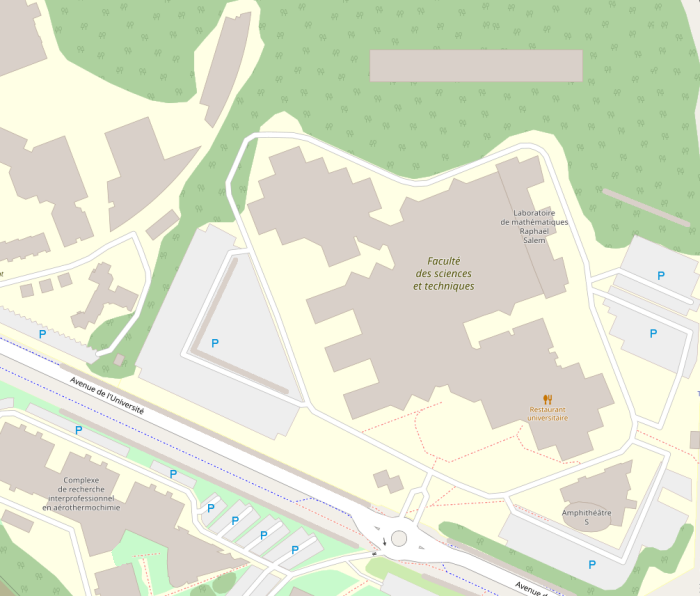
#> input picture TAI/Tp2/outdoorMap.png, 700 x 596 px
$ jupyter execute notebook.ipynb
#> lines starting #> are read from the running program, lines starting #| are printed output that depends on the picture; after the words box and inside, x2 and y2 are one past the last pixel; in counts of white or black regions, pixels touching at a corner belong together
[cell 1]
import numpy as np
import cv2 as cv
import matplotlib.pyplot as plt

[cell 2]
image =cv.imread('outdoorMap.png')
#> image is the input picture: shape (596, 700, 3); mean B, G, R 204.9, 227.2, 220.1
image=cv.cvtColor(image,cv.COLOR_BGR2RGB)

[cell 3]
plt.imshow(image,cmap='gray')

[cell 4]
mur=image[50,20]
#> mur = [217, 208, 201]
mur
#> Out = [217, 208, 201]

[cell 5]
for i in range(0,image.shape[0]):
    for j in range(0,image.shape[1]):
        if np.all(image[i,j]==[217, 208, 201]):
            image[i,j]=[0,0,0]
        else:
            image[i,j]=[255,255,255]
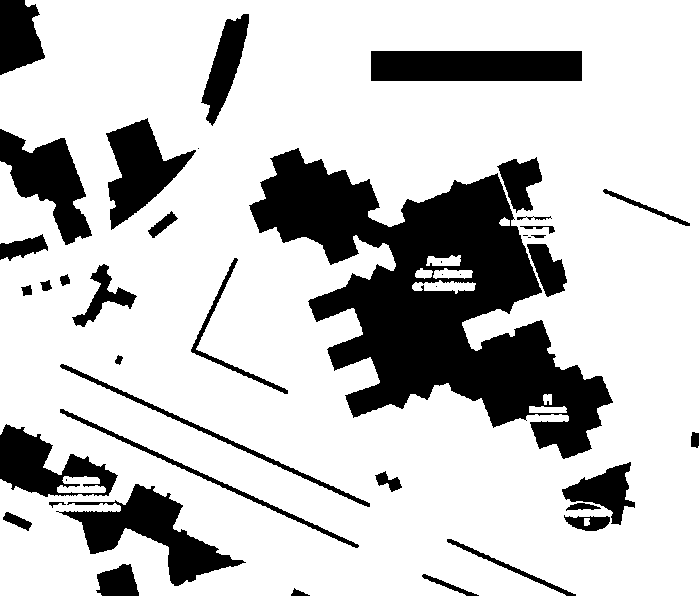
#> image: shape (596, 700, 3); 77.8% white; 43 black regions (8 under 20 px), largest, box (x1, y1, x2, y2) and area: (249, 148, 613, 459) 46491, (371, 51, 582, 81) 6330, (56, 484, 246, 586) 6297

[cell 6]
plt.imshow(image)

[cell 7]
im=image.copy()

[cell 8]
#Inverser l'image
for i in range(0,im.shape[0]):
    for j in range(0,im.shape[1]):
        if (im[i,j]==[0,0,0]).all():
            im[i,j]=[255,255,255]
        else:
            im[i,j]=[0,0,0]

[cell 9]
plt.imshow(im)

[cell 10]
im_dilate=cv.dilate(im,kernel=np.ones((11,11)))
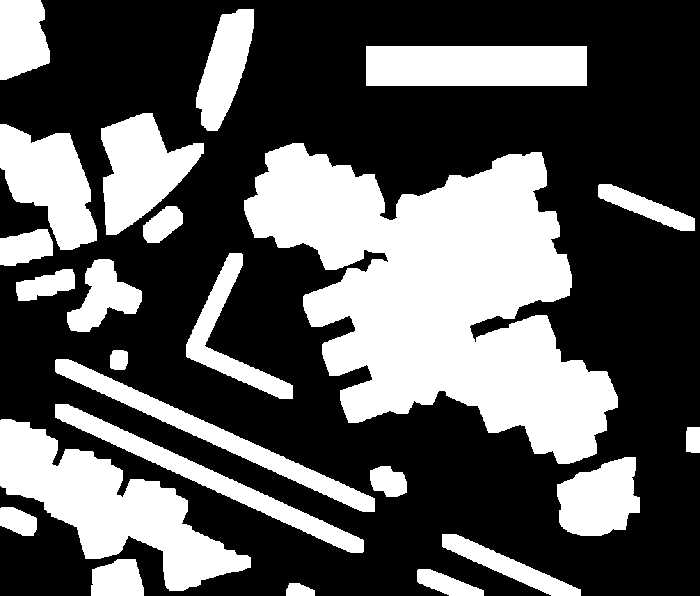
#> im_dilate: shape (596, 700, 3); 35.8% white; 24 white regions, largest, box (x1, y1, x2, y2) and area: (244, 143, 618, 464) 65251, (0, 419, 251, 591) 16939, (366, 46, 587, 86) 8840
plt.imshow(im_dilate)

[cell 11]
nouv_pix=cv.subtract(im_dilate,im)
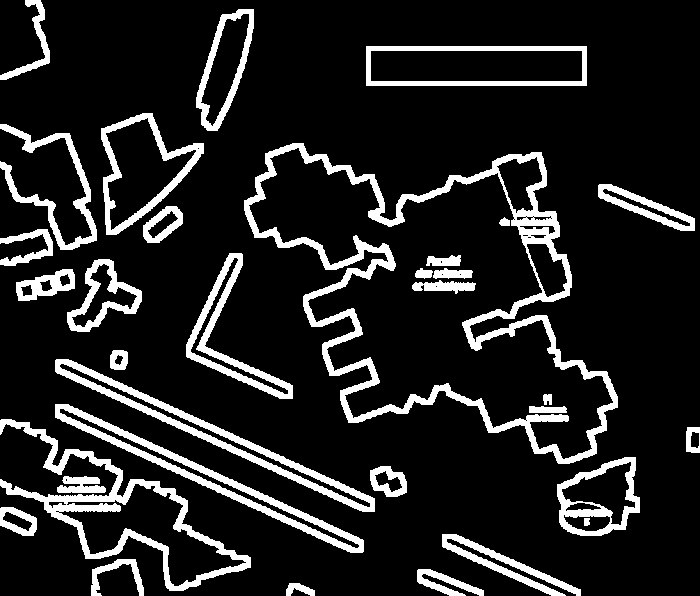
#> nouv_pix: shape (596, 700, 3); 13.6% white; 33 white regions, largest, box (x1, y1, x2, y2) and area: (244, 143, 618, 464) 14256, (0, 419, 251, 591) 5877, (55, 359, 375, 512) 4630
nouv_pix=np.all(nouv_pix==[255,255,255],axis=-1)

[cell 12]
image[nouv_pix]=[0,255,0]
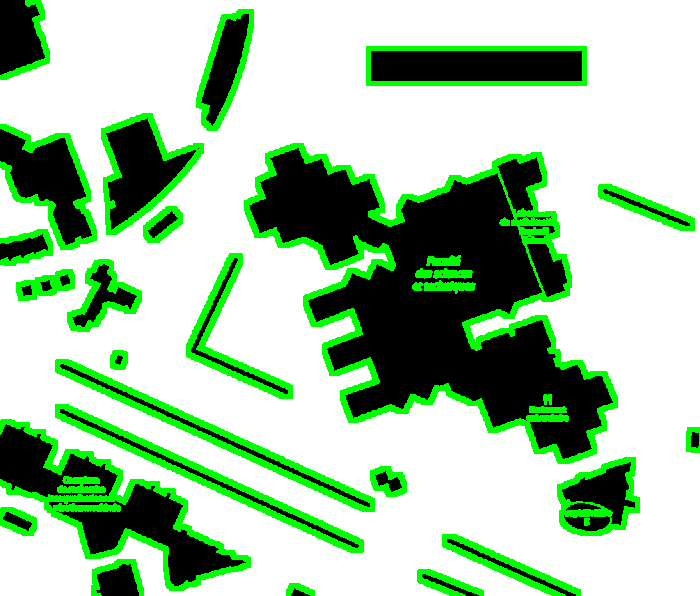
#> image: shape (596, 700, 3); 13.63% of pixels changed, all inside (x1, y1, x2, y2) = (0, 0, 700, 596)

[cell 13]
plt.imshow(image,cmap='gray')

# Une classe Point qui materialise les pixel

[cell 14]
class Point:
    def __init__(self,coord):
        self.coord=coord
        self.h=0
        self.connex=[(self.coord[0],self.coord[1]+1),(self.coord[0],self.coord[1]-1),(self.coord[0]+1,self.coord[1]),(self.coord[0]-1,self.coord[1])]
        self.connex_8=[(self.coord[0],self.coord[1]+1),(self.coord[0],self.coord[1]-1),(self.coord[0]+1,self.coord[1]),(self.coord[0]-1,self.coord[1]),
                     (self.coord[0]-1,self.coord[1]-1),(self.coord[0]-1,self.coord[1]+1),(self.coord[0]+1,self.coord[1]+1),(self.coord[0]+1,self.coord[1]-1) ]
    def __eq__(self,other:object)->bool:
        return self.coord[0]==other.coord[0] and self.coord[1]==other.coord[1]
    def __hash__(self)->int:
        return self.coord[0]+self.coord[1]
    def distance(self,p):
            i=np.array(self.coord)
            j=np.array(p.coord)
            return np.sqrt(sum(i-j)**2)

# Algorithme graphe Trasversal

[cell 15]
def graphe_Traversale(image,start:Point,end:Point):
    M=np.ones((image.shape[0],image.shape[1]))*1000000
    M[start.coord]=0
    l=[]
    l.append(start)
    while len(l)!=0 and l[0]!=end:
        p0=l[0]
        l.remove(p0)
        for p in p0.connex :
            pix=Point(p)
            if p[0]>-1 and p[1]>-1 and p[0]<image.shape[0] and p[1]<image.shape[1] :
                        if np.all(image[p[0],p[1]]==[255,255,255]):
                                if M[p0.coord]+1 < M[pix.coord]:
                                     M[pix.coord]=M[p0.coord]+1
                                     l.append(pix)
    if M[end.coord]==1000000:
        raise Exception('Pas de chemin possible')
    else:
        path=[]
        po=end
        while po!=start:
            pmin=Point(po.connex_8[0])
            for p in po.connex_8:
                if M[p]<M[pmin.coord]:
                    pmin=Point(p)
            po=pmin
            path.append(pmin)
    return path

# Algorithme A*

[cell 16]
def Algorithme_A_Etoile(image,start:Point,end:Point):
    M=np.ones((image.shape[0],image.shape[1]))*1000000
    M[start.coord]=0
    l=[]
    l.append(start)
    while len(l)!=0 and l[0]!=end:
        p0=l[0]
        l.remove(p0)
        for p in p0.connex :
            pix=Point(p)
            if p[0]>-1 and p[1]>-1 and p[0]<image.shape[0] and p[1]<image.shape[1] :
                        if np.all(image[p[0],p[1]]==[255,255,255]):
                                if M[p0.coord]+1 < M[pix.coord]:
                                     M[pix.coord]=M[p0.coord]+1
                                     pix.h=M[pix.coord]+ pix.distance(end)
                                     l.append(pix)
        l.sort(key=lambda x: x.h)
    if M[end.coord]==1000000:
        raise Exception('Pas de chemin possible')
    else:
        path=[]
        po=end
        while po!=start:
            pmin=Point(po.connex_8[0])
            for p in po.connex_8:
                if M[p]<M[pmin.coord]:
                    pmin=Point(p)
            po=pmin
            path.append(pmin)
    return path

# Appliquer sur un plan extérieur  de l'UFR ST Madrillet en fausses couleurs

[cell 17]
l=graphe_Traversale(image,Point((550,400)),Point((170,480)))
#> l = 560 items

[cell 18]
image_reel=cv.imread('outdoorMap.png')

[cell 19]
for p in l:
    image_reel[p.coord]=[255,0,0]
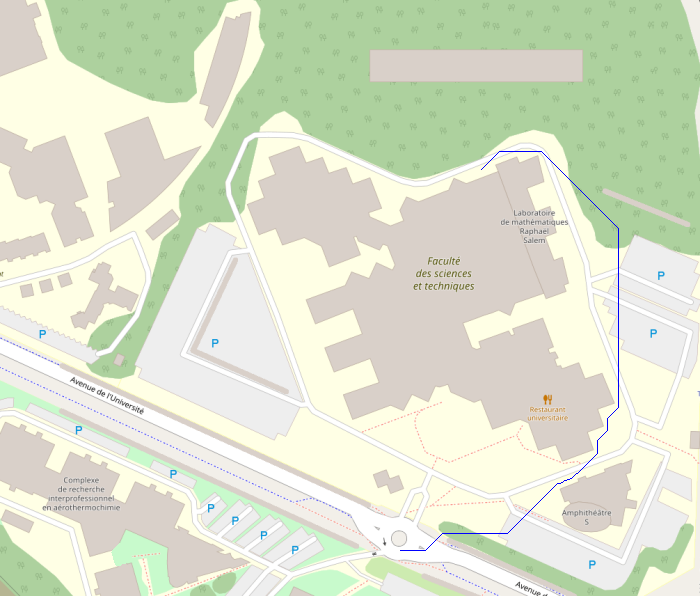
#> image_reel: shape (596, 700, 3); 0.13% of pixels changed, all inside (x1, y1, x2, y2) = (400, 151, 619, 551)
